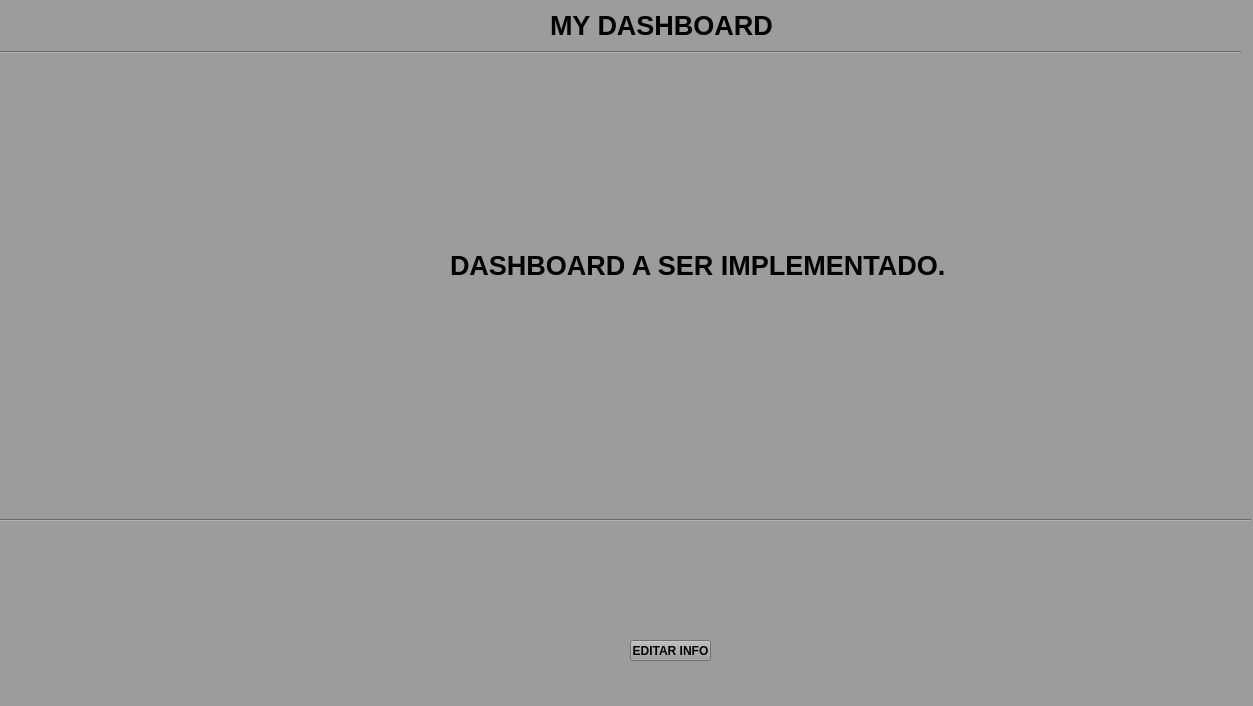
<?xml version="1.0" encoding="UTF-8"?>
<ui version="4.0">
 <class>MainWindow</class>
 <widget class="QMainWindow" name="MainWindow">
  <property name="geometry">
   <rect>
    <x>0</x>
    <y>0</y>
    <width>1253</width>
    <height>706</height>
   </rect>
  </property>
  <property name="windowTitle">
   <string>MainWindow</string>
  </property>
  <property name="styleSheet">
   <string notr="true">background-color: rgb(156, 156, 156);</string>
  </property>
  <widget class="QWidget" name="centralwidget">
   <widget class="QLabel" name="label">
    <property name="geometry">
     <rect>
      <x>550</x>
      <y>0</y>
      <width>231</width>
      <height>50</height>
     </rect>
    </property>
    <property name="font">
     <font>
      <pointsize>20</pointsize>
      <weight>75</weight>
      <bold>true</bold>
     </font>
    </property>
    <property name="text">
     <string>MY DASHBOARD</string>
    </property>
   </widget>
   <widget class="Line" name="line_2">
    <property name="geometry">
     <rect>
      <x>-30</x>
      <y>37</y>
      <width>1271</width>
      <height>30</height>
     </rect>
    </property>
    <property name="orientation">
     <enum>Qt::Horizontal</enum>
    </property>
   </widget>
   <widget class="Line" name="line">
    <property name="geometry">
     <rect>
      <x>-20</x>
      <y>510</y>
      <width>1271</width>
      <height>20</height>
     </rect>
    </property>
    <property name="orientation">
     <enum>Qt::Horizontal</enum>
    </property>
   </widget>
   <widget class="QLabel" name="label_2">
    <property name="geometry">
     <rect>
      <x>450</x>
      <y>240</y>
      <width>511</width>
      <height>50</height>
     </rect>
    </property>
    <property name="font">
     <font>
      <pointsize>20</pointsize>
      <weight>75</weight>
      <bold>true</bold>
     </font>
    </property>
    <property name="text">
     <string>DASHBOARD A SER IMPLEMENTADO.</string>
    </property>
   </widget>
   <widget class="QPushButton" name="pushButton">
    <property name="geometry">
     <rect>
      <x>630</x>
      <y>640</y>
      <width>81</width>
      <height>21</height>
     </rect>
    </property>
    <property name="font">
     <font>
      <weight>75</weight>
      <bold>true</bold>
     </font>
    </property>
    <property name="text">
     <string>EDITAR INFO</string>
    </property>
   </widget>
  </widget>
  <widget class="QMenuBar" name="menubar">
   <property name="geometry">
    <rect>
     <x>0</x>
     <y>0</y>
     <width>1253</width>
     <height>22</height>
    </rect>
   </property>
  </widget>
  <widget class="QStatusBar" name="statusbar"/>
 </widget>
 <resources/>
 <connections/>
</ui>
